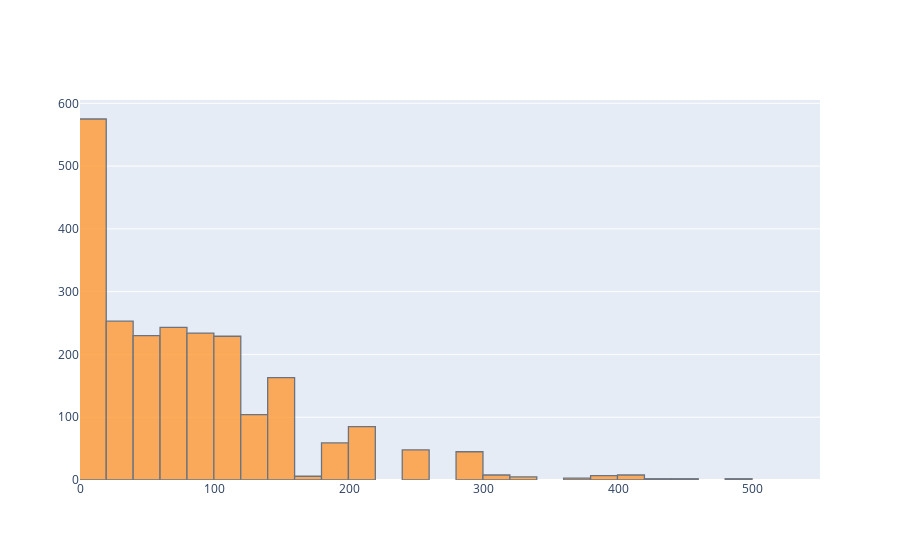

Notebook cell for this chart:
### Code cell
layout = go.Layout(
        xaxis=dict(
            range=[0, 550]
        )
    )

df[df.Country == 'Netherlands']['Quantity'].iplot(kind = 'hist', layout = layout)

### Figure 1 — Plotly figure (JSON) as saved in the notebook; plotly's stock layout.template omitted (floating-point values rounded to 4 significant figures; data arrays with more than 128 entries replaced by an {"elided": "..."} marker saying what was removed)
{"data": [{"histfunc": "count", "histnorm": "", "marker": {"color": "rgba(255, 153, 51, 1.0)", "line": {"color": "#4D5663", "width": 1.3}}, "name": "Quantity", "opacity": 0.8, "orientation": "v", "type": "histogram", "x": {"elided": "2322 int values"}}], "layout": {"barmode": "overlay", "xaxis": {"range": [0, 550]}}}
